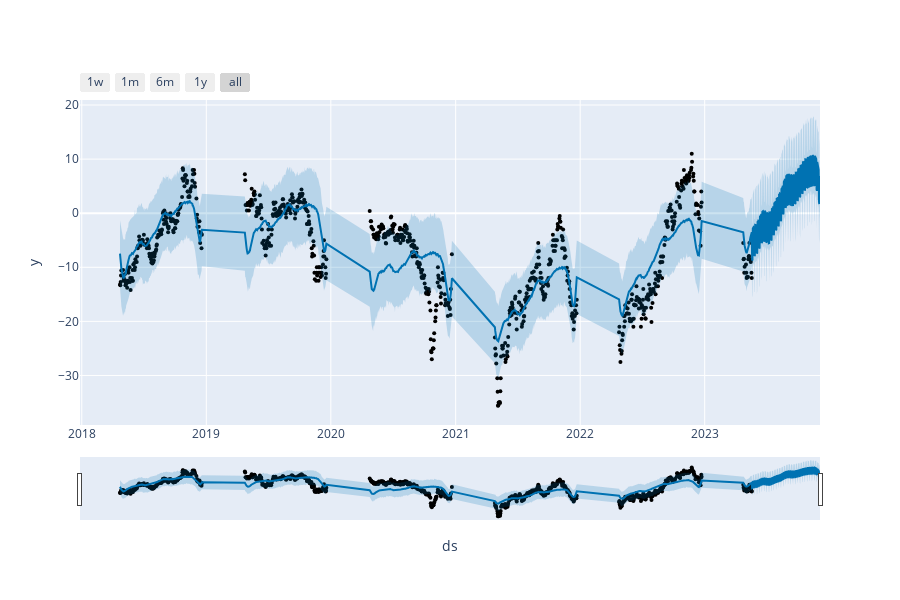

Notebook cell for this chart:
### Markdown cell above
By utilizing the `plot_plotly()` function, we can represent the predicted values in an interactive and engaging manner

### Code cell
plot_plotly(m, forecast)

### Figure 1 — Plotly figure (JSON) as saved in the notebook; plotly's stock layout.template omitted (floating-point values rounded to 4 significant figures; data arrays with more than 128 entries replaced by an {"elided": "..."} marker saying what was removed)
{"data": [{"marker": {"color": "black", "size": 4}, "mode": "markers", "name": "Actual", "type": "scatter", "x": {"elided": "837 str values"}, "y": {"elided": "837 float values"}}, {"hoverinfo": "skip", "line": {"width": 0}, "mode": "lines", "type": "scatter", "x": {"elided": "1037 str values"}, "y": {"elided": "1037 float values"}}, {"fill": "tonexty", "fillcolor": "rgba(0, 114, 178, 0.2)", "line": {"color": "#0072B2", "width": 2}, "mode": "lines", "name": "Predicted", "type": "scatter", "x": {"elided": "1037 str values"}, "y": {"elided": "1037 float values"}}, {"fill": "tonexty", "fillcolor": "rgba(0, 114, 178, 0.2)", "hoverinfo": "skip", "line": {"width": 0}, "mode": "lines", "type": "scatter", "x": {"elided": "1037 str values"}, "y": {"elided": "1037 float values"}}], "layout": {"height": 600, "showlegend": false, "width": 900, "xaxis": {"rangeselector": {"buttons": [{"count": 7, "label": "1w", "step": "day", "stepmode": "backward"}, {"count": 1, "label": "1m", "step": "month", "stepmode": "backward"}, {"count": 6, "label": "6m", "step": "month", "stepmode": "backward"}, {"count": 1, "label": "1y", "step": "year", "stepmode": "backward"}, {"step": "all"}]}, "rangeslider": {"visible": true}, "title": {"text": "ds"}, "type": "date"}, "yaxis": {"title": {"text": "y"}}}}
